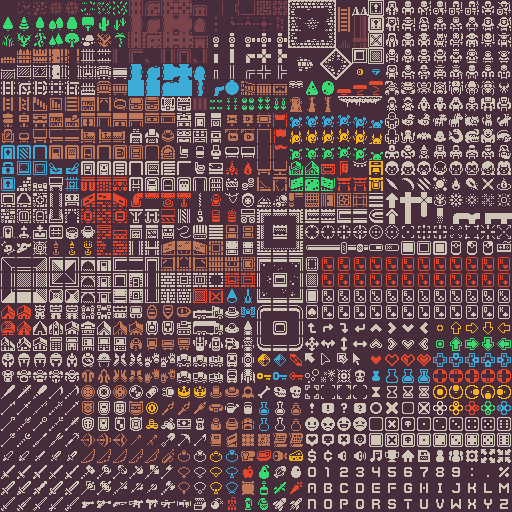

A level layout from a 2D game, rendered from its tile map. Below: a short description, then the map file with its tile-grid data intact:
An orthogonal 32x32 tile map with 16x16 px tiles, 1 tile layer (Tile Layer 1).

<map version="1.2" tiledversion="1.3.2" orientation="orthogonal" renderorder="right-down" compressionlevel="0" width="32" height="32" tilewidth="16" tileheight="16" infinite="0" nextlayerid="2" nextobjectid="1">
 <tileset firstgid="1" source="tileset_colored.tsx" />
 <layer id="1" name="Tile Layer 1" width="32" height="32">
  <data encoding="csv">
1,2,3,4,5,6,7,8,9,10,11,12,13,14,15,16,17,18,19,20,21,22,23,24,25,26,27,28,29,30,31,32,
33,34,35,36,37,38,39,40,41,42,43,44,45,46,47,48,49,50,51,52,53,54,55,56,57,58,59,60,61,62,63,64,
65,66,67,68,69,70,71,72,73,74,75,76,77,78,79,80,81,82,83,84,85,86,87,88,89,90,91,92,93,94,95,96,
97,98,99,100,101,102,103,104,105,106,107,108,109,110,111,112,113,114,115,116,117,118,119,120,121,122,123,124,125,126,127,128,
129,130,131,132,133,134,135,136,137,138,139,140,141,142,143,144,145,146,147,148,149,150,151,152,153,154,155,156,157,158,159,160,
161,162,163,164,165,166,167,168,169,170,171,172,173,174,175,176,177,178,179,180,181,182,183,184,185,186,187,188,189,190,191,192,
193,194,195,196,197,198,199,200,201,202,203,204,205,206,207,208,209,210,211,212,213,214,215,216,217,218,219,220,221,222,223,224,
225,226,227,228,229,230,231,232,233,234,235,236,237,238,239,240,241,242,243,244,245,246,247,248,249,250,251,252,253,254,255,256,
257,258,259,260,261,262,263,264,265,266,267,268,269,270,271,272,273,274,275,276,277,278,279,280,281,282,283,284,285,286,287,288,
289,290,291,292,293,294,295,296,297,298,299,300,301,302,303,304,305,306,307,308,309,310,311,312,313,314,315,316,317,318,319,320,
321,322,323,324,325,326,327,328,329,330,331,332,333,334,335,336,337,338,339,340,341,342,343,344,345,346,347,348,349,350,351,352,
353,354,355,356,357,358,359,360,361,362,363,364,365,366,367,368,369,370,371,372,373,374,375,376,377,378,379,380,381,382,383,384,
385,386,387,388,389,390,391,392,393,394,395,396,397,398,399,400,401,402,403,404,405,406,407,408,409,410,411,412,413,414,415,416,
417,418,419,420,421,422,423,424,425,426,427,428,429,430,431,432,433,434,435,436,437,438,439,440,441,442,443,444,445,446,447,448,
449,450,451,452,453,454,455,456,457,458,459,460,461,462,463,464,465,466,467,468,469,470,471,472,473,474,475,476,477,478,479,480,
481,482,483,484,485,486,487,488,489,490,491,492,493,494,495,496,497,498,499,500,501,502,503,504,505,506,507,508,509,510,511,512,
513,514,515,516,517,518,519,520,521,522,523,524,525,526,527,528,529,530,531,532,533,534,535,536,537,538,539,540,541,542,543,544,
545,546,547,548,549,550,551,552,553,554,555,556,557,558,559,560,561,562,563,564,565,566,567,568,569,570,571,572,573,574,575,576,
577,578,579,580,581,582,583,584,585,586,587,588,589,590,591,592,593,594,595,596,597,598,599,600,601,602,603,604,605,606,607,608,
609,610,611,612,613,614,615,616,617,618,619,620,621,622,623,624,625,626,627,628,629,630,631,632,633,634,635,636,637,638,639,640,
641,642,643,644,645,646,647,648,649,650,651,652,653,654,655,656,657,658,659,660,661,662,663,664,665,666,667,668,669,670,671,672,
673,674,675,676,677,678,679,680,681,682,683,684,685,686,687,688,689,690,691,692,693,694,695,696,697,698,699,700,701,702,703,704,
705,706,707,708,709,710,711,712,713,714,715,716,717,718,719,720,721,722,723,724,725,726,727,728,729,730,731,732,733,734,735,736,
737,738,739,740,741,742,743,744,745,746,747,748,749,750,751,752,753,754,755,756,757,758,759,760,761,762,763,764,765,766,767,768,
769,770,771,772,773,774,775,776,777,778,779,780,781,782,783,784,785,786,787,788,789,790,791,792,793,794,795,796,797,798,799,800,
801,802,803,804,805,806,807,808,809,810,811,812,813,814,815,816,817,818,819,820,821,822,823,824,825,826,827,828,829,830,831,832,
833,834,835,836,837,838,839,840,841,842,843,844,845,846,847,848,849,850,851,852,853,854,855,856,857,858,859,860,861,862,863,864,
865,866,867,868,869,870,871,872,873,874,875,876,877,878,879,880,881,882,883,884,885,886,887,888,889,890,891,892,893,894,895,896,
897,898,899,900,901,902,903,904,905,906,907,908,909,910,911,912,913,914,915,916,917,918,919,920,921,922,923,924,925,926,927,928,
929,930,931,932,933,934,935,936,937,938,939,940,941,942,943,944,945,946,947,948,949,950,951,952,953,954,955,956,957,958,959,960,
961,962,963,964,965,966,967,968,969,970,971,972,973,974,975,976,977,978,979,980,981,982,983,984,985,986,987,988,989,990,991,992,
993,994,995,996,997,998,999,1000,1001,1002,1003,1004,1005,1006,1007,1008,1009,1010,1011,1012,1013,1014,1015,1016,1017,1018,1019,1020,1021,1022,1023,1024
</data>
 </layer>
</map>
